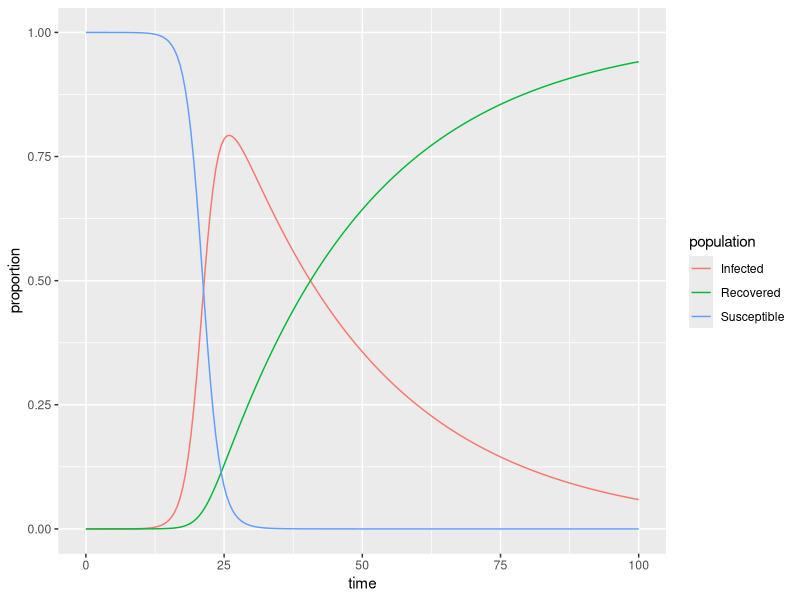

The R script that drew this image:
## ---- chunk 1
knitr::opts_chunk$set(echo = TRUE)
library(tidyverse)
library(deSolve)
## ---- chunk 2
### Specify parameters

## Proportion in each compartment: Susceptible 0.999999, Infected 0.000001, Recovered 0 (these are directly from the example linked above)
init <- c(S = 1-1e-6, I = 1e-6, R = 0.0)

## beta: infection parameter; gamma: recovery parameter
# original parameters: parameters <- c(beta = 2.316, gamma = 0.261)
parameters <- c(beta = 0.686, gamma = 0.036)

## Time frame
times      <- seq(0, 100, by = 0.5)
## ---- chunk 3
## Build the function with all 
sir <- function(time, state, parameters) {

  with(as.list(c(state, parameters)), {

    dS <- -beta * S * I
    dI <-  beta * S * I - gamma * I
    dR <-  gamma * I
    
    return(list(c(dS, dI, dR)))
  })
}
## ---- chunk 4
## Solve using `deSolve::ode()`
approximation <- ode(y = init, times = times, func = sir, parms = parameters)
## ---- chunk 5
## Get output into a data frame
approx_df <- as.data.frame(approximation)

## Pivot longer so R will do the work for us: 
approx_long <- approx_df %>% 
  pivot_longer(cols = S:R, names_to = "population", values_to = "proportion")

## ---- chunk 6
ggplot(data = approx_long, aes(x = time, y = proportion)) +
  geom_line(aes(color = population)) +
  scale_color_discrete(labels = c("Infected", "Recovered", "Susceptible"))
